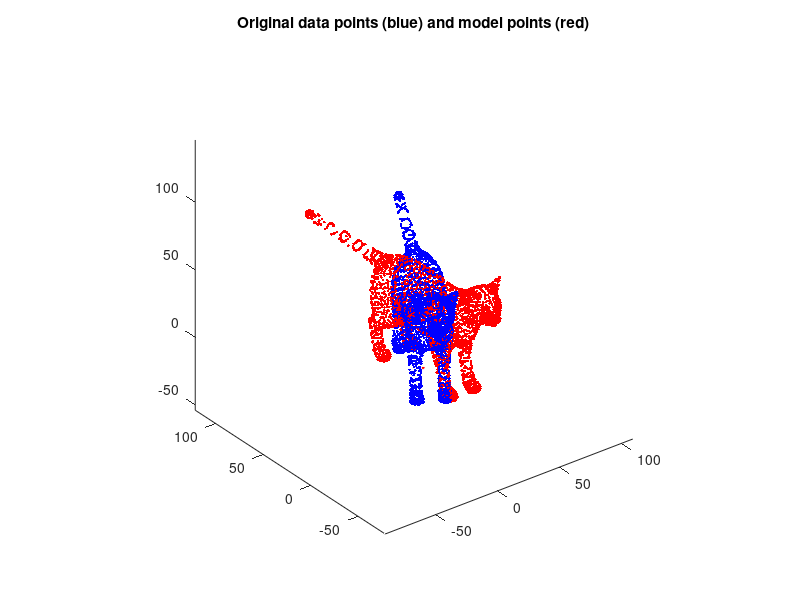

The MATLAB script that drew this image: (Note: this script raises an error after producing the figure.)
clc;
clear all;


fprintf('Loading and Visualizing 3D Cat Data ...\n')
load('3D_Cat.mat');

figure();
plot3(model(1,:),model(2,:),model(3,:),'r.',source(1,:),source(2,:),source(3,:),'b.'), hold on, axis equal
plot3([1 1 0],[0 1 1],[0 0 0],'r-',[1 1],[1 1],[0 1],'r-','LineWidth',2)
title('Original data points (blue) and model points (red)')



[ TR,TT,source ] = icp( model,source,0.0001 );

figure();
plot3(model(1,:),model(2,:),model(3,:),'r.',source(1,:),source(2,:),source(3,:),'b.'), hold on, axis equal
plot3([1 1 0],[0 1 1],[0 0 0],'r-',[1 1],[1 1],[0 1],'r-','LineWidth',2)
title('Original data points (blue) and model points (red)')






fprintf('Loading and Visualizing 3D Cat Noise Data ...\n')
load('3D_Cat_Noise.mat');

figure();
plot3(model(1,:),model(2,:),model(3,:),'r.',source(1,:),source(2,:),source(3,:),'b.'), hold on, axis equal
plot3([1 1 0],[0 1 1],[0 0 0],'r-',[1 1],[1 1],[0 1],'r-','LineWidth',2)
title('Original data points (blue) and model points (red)')



[ TR,TT,source ] = icp( model,source,0.0001 );

figure();
plot3(model(1,:),model(2,:),model(3,:),'r.',source(1,:),source(2,:),source(3,:),'b.'), hold on, axis equal
plot3([1 1 0],[0 1 1],[0 0 0],'r-',[1 1],[1 1],[0 1],'r-','LineWidth',2)
title('Original data points (blue) and model points (red)')
